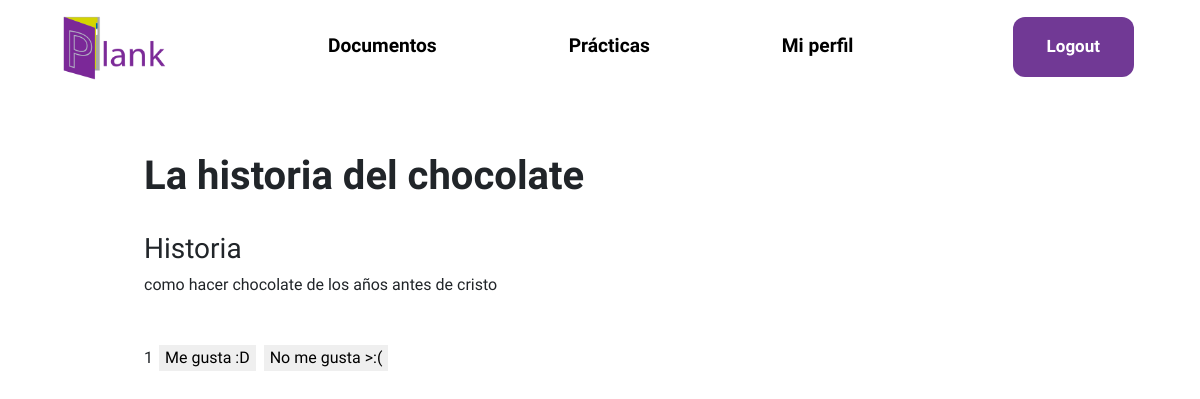
The page /documento/12/ (signed in) on the database its author committed.
### usuario/models.py (models this page shows, shortened)
class Herramienta(models.Model):
    user = models.ForeignKey(User,null = True, on_delete=models.SET_NULL)
    filtro = models.CharField(choices = ELECCION_TEMAS, max_length=50, default=('Matemáticas',('Álgebra','Álgebra')))
    titulo = models.CharField(max_length=100, blank=False,default='')
    descripcion = models.CharField(max_length=100, blank= False)
    visible = models.BooleanField(default=True)
    voto = models.IntegerField(default=0)
    class Meta:
        abstract = True

class Flashcard(Herramienta):
    contenido = tinymce_models.HTMLField()  #Para el editor de texto

### core/views.py (the view)
# urls.py: path("documento/<int:id>/",views.documento,name="documento"),
@login_required
def documento(request,id):
    documento = Flashcard.objects.get(id=id)
    voto = VotoFlash.voted(documento,request.user)
    return render(request,"core/documento.html",{"documento":documento,"voto":voto})

### voto/models.py (called while the page is built)
    def voted(id_flashcard,usuario):
        try:
            voto = VotoFlash.objects.get(id_flashcard=id_flashcard,usuario = usuario)
        except:
            voto = None
        finally:
            if voto != None:
                if voto.positivo:
                    return 1
                else:
                    return 0
            else:
                return -1

### core/templates/core/documento.html (shortened to what this page needs)
{% extends 'core/layout.html' %}
{% load static %}
{%block cssPath%}
<link rel="stylesheet" href="{% static 'core/styleContent.css' %}"  type="text/css"/>
{%endblock cssPath%}
{% block body %}
<div class="document-container">
    <h1 id="titulo">{{documento.titulo}}</h1>
    <br>
    <h3>{{documento.filtro}}</h3>
    <div>{{documento.descripcion}}</div>
    <br>
    <br>
    <div class="like-dislike">
        <p class="votos" id="votos">{{documento.voto}}</p>
        <button class="voto" id="positivo" data-catid="{{documento.id}}" {% if voto == 1%} value="selected" {%else%} value="unselected" {%endif%}>Me gusta :D</button>
        <button class="voto" id="negativo" data-catid="{{documento.id}}" {% if voto == 0%} value="selected" {%else%} value="unselected" {%endif%}>No me gusta >:(</button>
    </div>
</div>
{% endblock body %}

### core/static/core/stylesheet.css (style rules this page uses)
* { font-family: 'Asap', sans-serif; --plank-main-color:#713995; }

### core/static/core/styleContent.css (style rules this page uses)
div.form-container, div.document-container { border:0; margin-left: 10%; margin-right: 5%; margin-top: 3%; padding: 2%; }
h1#titulo { font-weight: bold; }
.like-dislike { white-space: nowrap; }
.votos, .voto { display: inline-block; }
.voto { border: 0; margin: 0px 2px; }

### rows shown on the page
Flashcard: titulo "La historia del chocolate", filtro "Historia", descripcion "como hacer chocolate de los años antes de cristo", voto "1"
